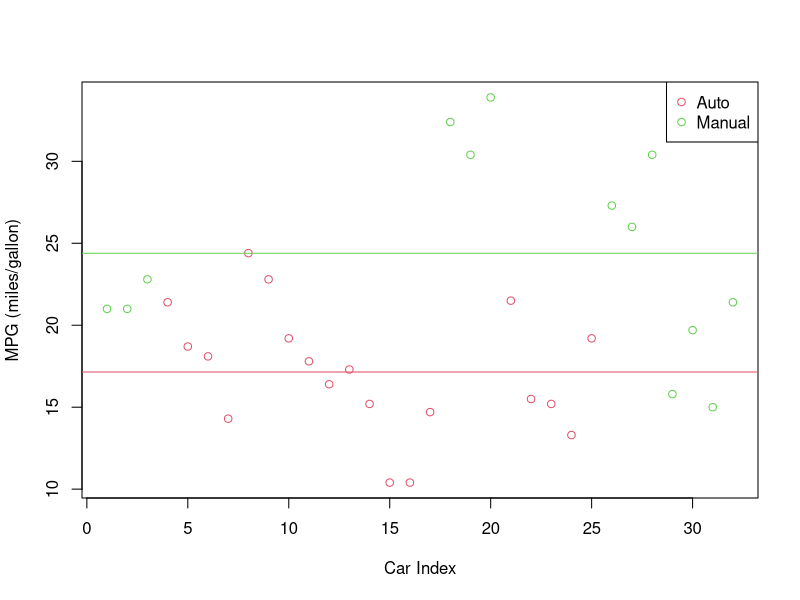
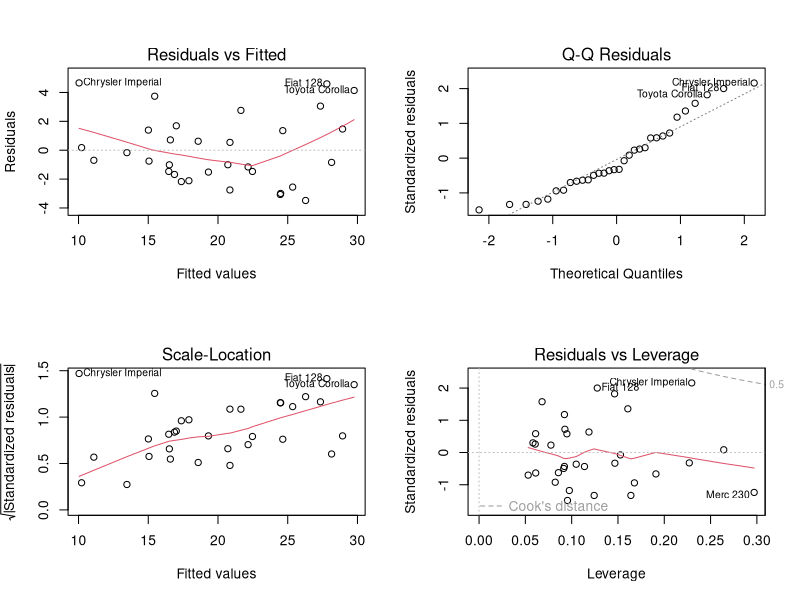

Here is the R script that generated these plots, in order:
## ---- chunk 1
autoMPG <- mtcars[mtcars$am == 0, ]$mpg
manualMPG <- mtcars[mtcars$am == 1,]$mpg
t.test(autoMPG, manualMPG, paired = FALSE)
## ---- chunk 2
library(datasets)
data(mtcars)
library(knitr)
kable(head(mtcars))
## ---- chunk 3
plot(mtcars$mpg, col = mtcars$am + 2, xlab = "Car Index", ylab = "MPG (miles/gallon)")
abline(h = tapply(mtcars$mpg, factor(mtcars$am), mean), col = c(2, 3))
legend("topright", pch = 1, col = c(2, 3), legend = c("Auto", "Manual"))

## ---- chunk 4
autoMPG <- mtcars[mtcars$am == 0, ]$mpg
manualMPG <- mtcars[mtcars$am == 1,]$mpg
t.test(autoMPG, manualMPG, paired = FALSE)
## ---- chunk 5
full.model <- lm(mpg ~ ., data = mtcars)
summary(full.model)$coef[, 4]
## ---- chunk 6
reduced.model <- step(full.model, direction = "backward")
## ---- chunk 7
summary(reduced.model)
## ---- chunk 8
anova(reduced.model, full.model)
## ---- chunk 9
par(mfrow = c(2, 2))
plot(reduced.model)
